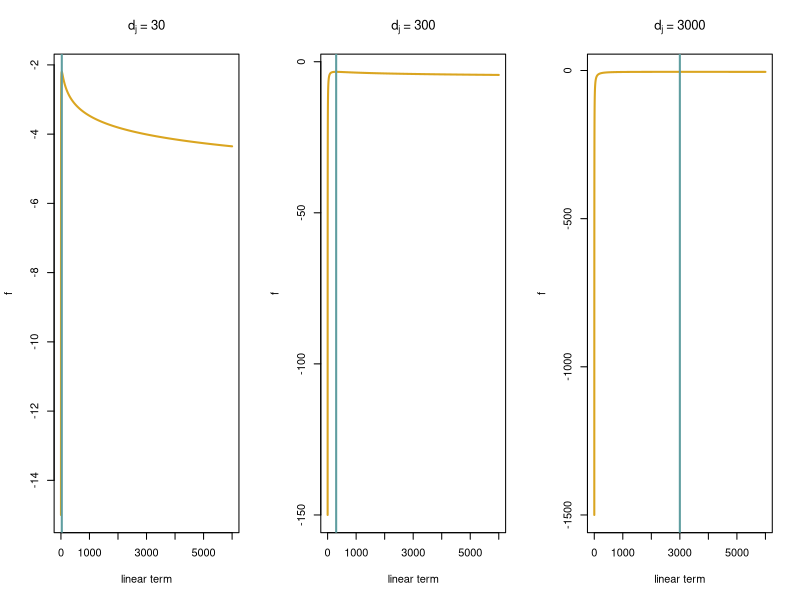
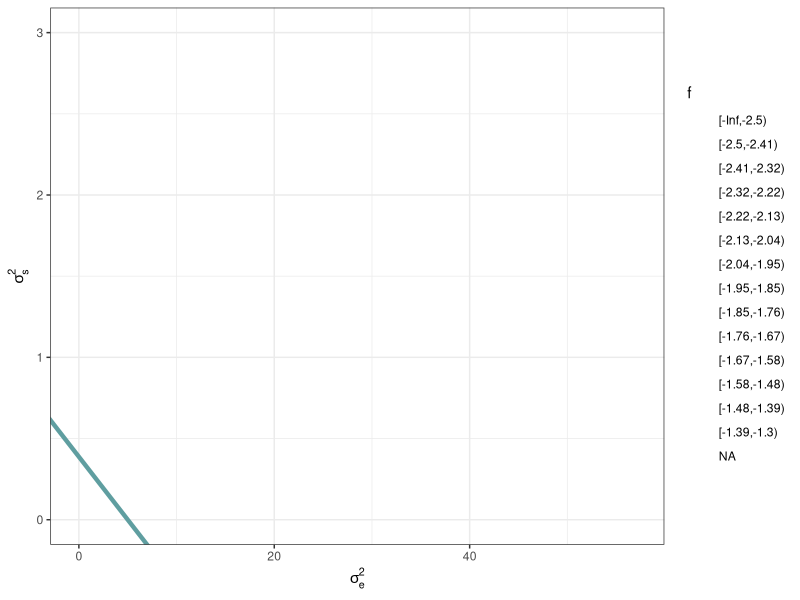
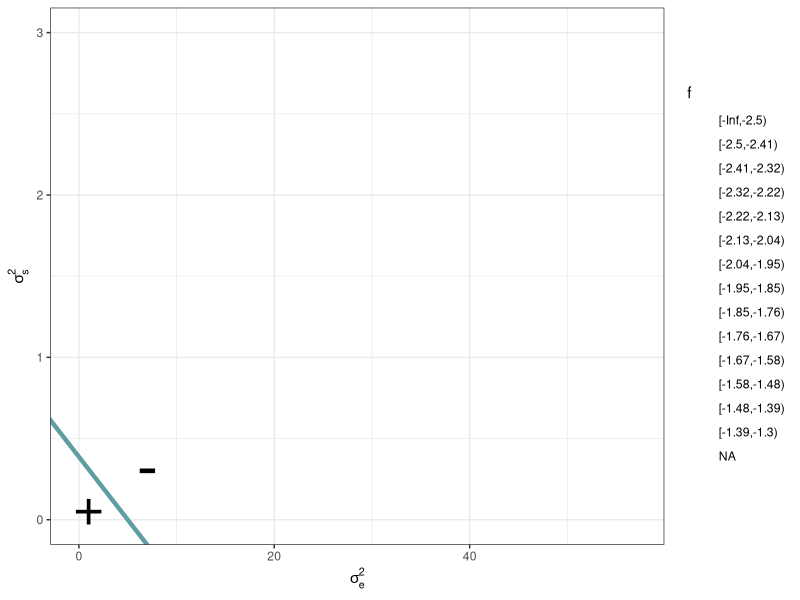
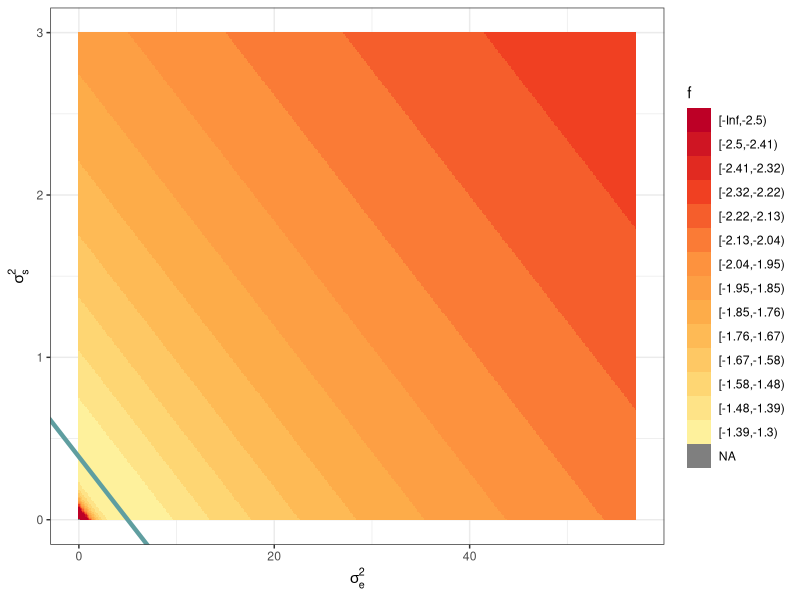
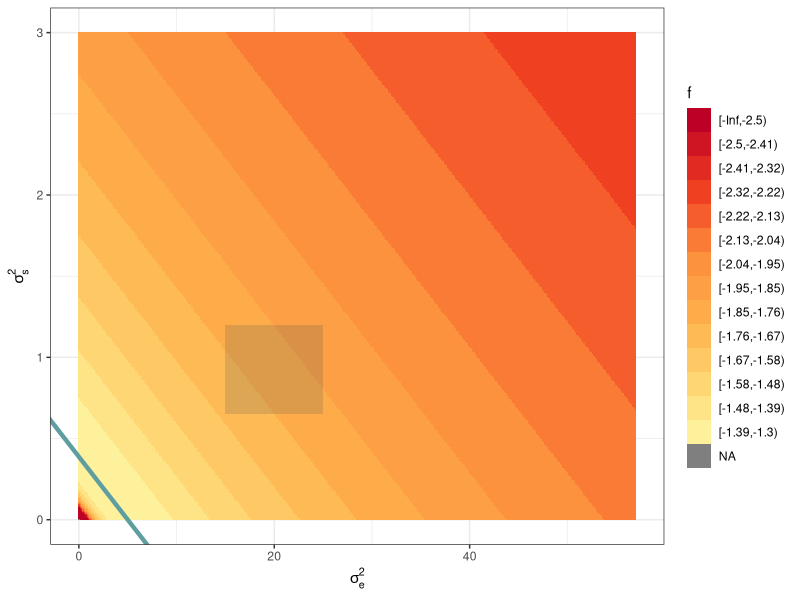
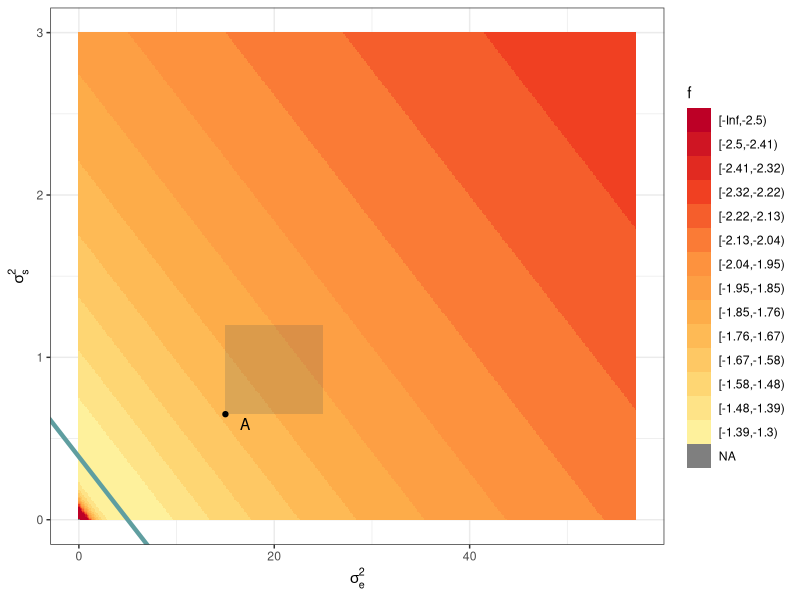
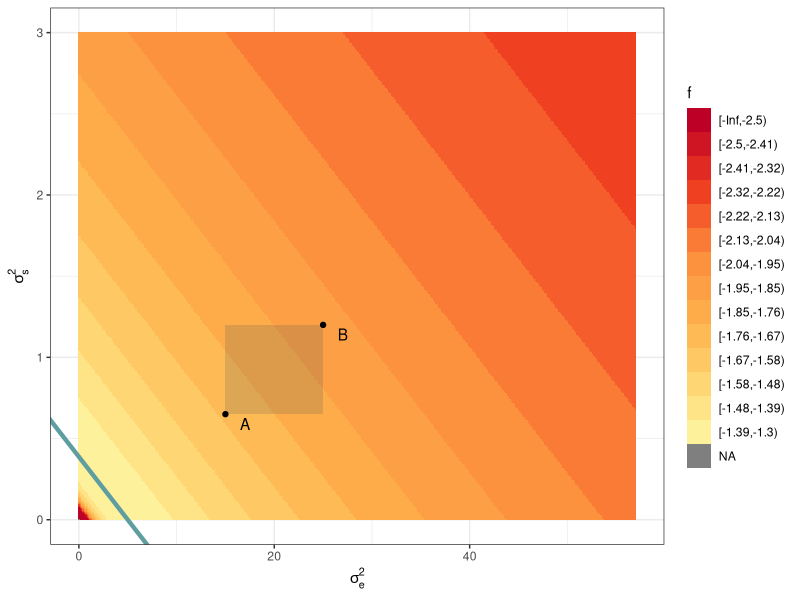
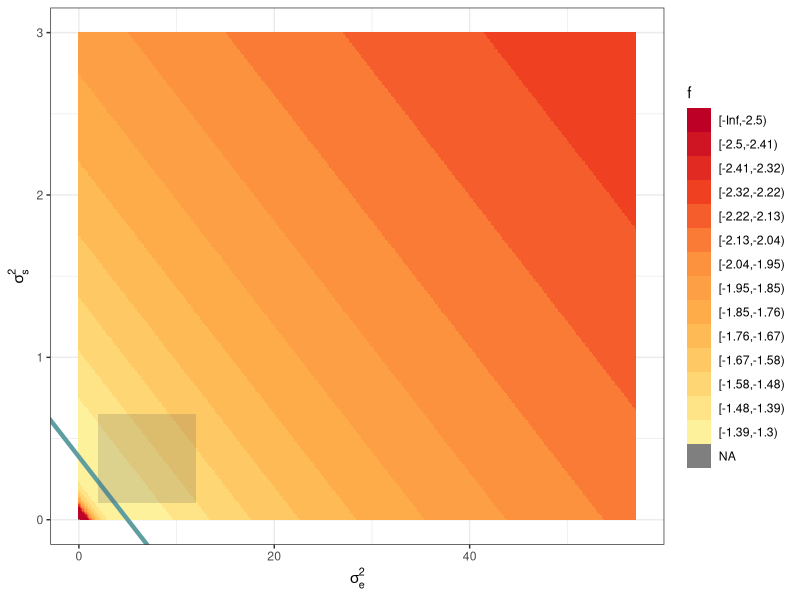

Source code (R) for these figures, in order:
## ---- chunk 1
library(knitr)
opts_chunk$set(echo = FALSE, cache = TRUE)
## ---- chunk 2
library(knitr)
opts_chunk$set(echo = FALSE, cache = TRUE)
## ---- chunk 3
x <- 1:6000
minv <- c(30, 300, 3000)
maxes <- rep(NA, 3)
par(mfrow = c(1, 3))
for(i in 1:3) {
  fx <- -0.5 * (log(x) + minv[i]/x)
  plot(x, fx, type = "n", ylab = "f", xlab = "linear term",
       main = bquote(d[j] ~ "=" ~ .(minv[i])))
  lines(x, fx, col = "goldenrod", lwd = 2)
  abline(v = which.max(fx), col = "cadetblue", lwd = 2)
  maxes[i] <- max(fx)
}
## ---- chunk 4
npix <- 400
a_j <- 12.9
b_j <- 1
c_j <- 1
d_j <- 5
x <- seq(0, 57, length.out = npix)
y <- seq(0, 3, length.out = npix)
fterm <- function(x, y, a_j, b_j) {
  linearterm <- a_j * y + b_j * x
  ifelse(linearterm == 0, NA,
         -0.5 * (c_j * log(linearterm) + d_j/linearterm))
}
z <- outer(x, y, FUN = fterm, a_j = a_j, b_j = b_j)
xyzdf <- data.frame(x = rep(x, npix),
                    y = rep(y, each = npix),
                    z = c(z))

# plot surface in original coordinates
library(ggplot2); library(RColorBrewer)
mypal <- colorRampPalette(brewer.pal(6 , "YlOrRd"))
xyzdf$zbinned <- cut(xyzdf$z,breaks = c(-Inf, seq(-2.5, -1.3, length.out = 14)), right = FALSE)
p <- ggplot(xyzdf) + aes(x = x, y = y, fill = zbinned) +
  scale_fill_manual(values = rev(mypal(15)))+
  labs(x = expression(sigma[e]^2), y = expression(sigma[s]^2), fill = "f") +
  theme_bw()
q <- p + geom_tile(alpha = 0) +
  geom_abline(intercept = d_j / (a_j * c_j), slope = -b_j / a_j, col = "cadetblue", lwd = 1.5)
q
## ---- chunk 5
q + annotate("point", pch = "+", x = 1, y = .05, size = 13) + 
  annotate("point", pch = "-", x = 7, y = .3, size = 16)
## ---- chunk 6
w <- p + geom_tile() +
  geom_abline(intercept = d_j / (a_j * c_j), slope = -b_j / a_j, col = "cadetblue", lwd = 1.5)
w
## ---- chunk 7
w + annotate("rect", xmin = 15, xmax = 25, ymin = .65, ymax = 1.2, alpha = .2)
## ---- chunk 8
b1 <- w + annotate("rect", xmin = 15, xmax = 25, ymin = .65, ymax = 1.2, alpha = .2) +
  annotate("point", x = 15, y = .65) + 
  annotate("text", x = 17, y = .59, label = "A")
b1
## ---- chunk 9
b2 <- b1 + annotate("point", x = 25, y = 1.2) + 
  annotate("text", x = 27, y = 1.14, label = "B")
b2
## ---- chunk 10
b2b <- w + annotate("rect", xmin = 2, xmax = 12, ymin = .1, ymax = .65, alpha = .2)
b2b
## ---- chunk 11
b2b + annotate("point", x = 2, y = .1) + 
  annotate("text", x = 0, y = .12, label = "A") +
  annotate("point", x = 12, y = .65) + 
  annotate("text", x = 14, y = .59, label = "B") +
  annotate("point", x = 2, y = .23) + 
  annotate("text", x = 4, y = .3, label = "C")
## ---- chunk 12
w + annotate("rect", xmin = 15, xmax = 25, ymin = .65, ymax = 1.2, alpha = .2)
## ---- chunk 13
b3 <- w + annotate("rect", xmin = 15, xmax = 19.5, ymin = .65, ymax = .925 - 0.0275, alpha = .2) +
  annotate("rect", xmin = 20.5, xmax = 25, ymin = .65, ymax = .925 - 0.0275, alpha = .2) +
  annotate("rect", xmin = 15, xmax = 19.5, ymin = .925 + 0.0275, ymax = 1.2, alpha = .2) +
  annotate("rect", xmin = 20.5, xmax = 25, ymin = .925 + 0.0275, ymax = 1.2, alpha = .2)
b3
## ---- chunk 14
b4 <- b3 + annotate("point", x = 15, y = .65, col = "cadetblue") +
  annotate("point", x = 20, y = .65, col = "cadetblue") +
  annotate("point", x = 15, y = .925, col = "cadetblue") +
  annotate("point", x = 20, y = .925, col = "cadetblue")
b4
## ---- chunk 15
b4 + annotate("point", x = 20, y = .925, col = "navajowhite") +
  annotate("point", x = 25, y = .925, col = "navajowhite") +
  annotate("point", x = 20, y = 1.2, col = "navajowhite") +
  annotate("point", x = 25, y = 1.2, col = "navajowhite")
## ---- chunk 16
w2 <- p + geom_tile(alpha = 0) +
  annotate("rect", xmin = 15, xmax = 25, ymin = .65, ymax = 1.2, alpha = .2) +
  annotate("point", x = 25, y = 1.2) + 
  annotate("text", x = 27, y = 1.14, label = "B") +
  annotate("point", x = 15, y = .65) + 
  annotate("text", x = 17, y = .59, label = "A")
w2 + annotate("text", x = 11, y = .03, label = "j = 1", size = 4) +
  geom_abline(intercept = d_j / (a_j * c_j), slope = -b_j / a_j, col = "cadetblue", lwd = 1.5)
## ---- chunk 17
w2 + annotate("text", x = 11, y = .03, label = "j = 1", size = 4, col = "grey") +
  geom_abline(intercept = d_j / (a_j * c_j), slope = -b_j / a_j, col = "lightgrey", lwd = 1.5) +
  annotate("text", x = 53, y = .6, size = 4, label = "j = 2") +
  geom_abline(intercept = 1.8, slope = -.018, col = "cadetblue", lwd = 1.5)
## ---- chunk 18
w2 + annotate("text", x = 11, y = .03, label = "j = 1", size = 4, col = "grey") +
  geom_abline(intercept = d_j / (a_j * c_j), slope = -b_j / a_j, col = "lightgrey", lwd = 1.5) +
  annotate("text", x = 53, y = .6, size = 4, label = "j = 2") +
  geom_abline(intercept = 1.8, slope = -.018, col = "cadetblue", lwd = 1.5)
